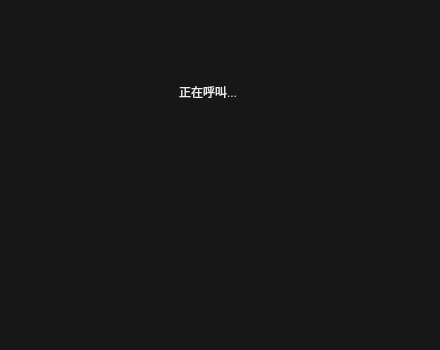
<?xml version="1.0" encoding="UTF-8"?>
<ui version="4.0">
 <class>Form_CALL</class>
 <widget class="QWidget" name="Form_CALL">
  <property name="geometry">
   <rect>
    <x>0</x>
    <y>0</y>
    <width>440</width>
    <height>350</height>
   </rect>
  </property>
  <property name="minimumSize">
   <size>
    <width>440</width>
    <height>350</height>
   </size>
  </property>
  <property name="maximumSize">
   <size>
    <width>440</width>
    <height>350</height>
   </size>
  </property>
  <property name="font">
   <font>
    <pointsize>16</pointsize>
   </font>
  </property>
  <property name="windowTitle">
   <string>Form</string>
  </property>
  <widget class="QWidget" name="widget" native="true">
   <property name="geometry">
    <rect>
     <x>0</x>
     <y>0</y>
     <width>440</width>
     <height>350</height>
    </rect>
   </property>
   <property name="minimumSize">
    <size>
     <width>440</width>
     <height>350</height>
    </size>
   </property>
   <property name="maximumSize">
    <size>
     <width>440</width>
     <height>350</height>
    </size>
   </property>
   <property name="styleSheet">
    <string notr="true">#widget{
background-color: rgba(0, 0, 0, 230); 
}</string>
   </property>
   <widget class="QPushButton" name="btnstop">
    <property name="geometry">
     <rect>
      <x>150</x>
      <y>110</y>
      <width>120</width>
      <height>120</height>
     </rect>
    </property>
    <property name="minimumSize">
     <size>
      <width>120</width>
      <height>120</height>
     </size>
    </property>
    <property name="maximumSize">
     <size>
      <width>120</width>
      <height>120</height>
     </size>
    </property>
    <property name="styleSheet">
     <string notr="true">QPushButton {
    border: none;
    background: transparent;
    border-radius: 20px; 
    background-image: url(:/pics/calloff.png);
    background-repeat: no-repeat;
    background-position: center;
}
</string>
    </property>
    <property name="text">
     <string/>
    </property>
   </widget>
   <widget class="QLabel" name="label">
    <property name="geometry">
     <rect>
      <x>80</x>
      <y>60</y>
      <width>256</width>
      <height>64</height>
     </rect>
    </property>
    <property name="minimumSize">
     <size>
      <width>256</width>
      <height>64</height>
     </size>
    </property>
    <property name="maximumSize">
     <size>
      <width>255</width>
      <height>64</height>
     </size>
    </property>
    <property name="font">
     <font>
      <pointsize>9</pointsize>
     </font>
    </property>
    <property name="styleSheet">
     <string notr="true">color: rgb(238, 238, 236);</string>
    </property>
    <property name="text">
     <string>正在呼叫...</string>
    </property>
    <property name="alignment">
     <set>Qt::AlignCenter</set>
    </property>
   </widget>
  </widget>
 </widget>
 <resources/>
 <connections/>
</ui>
